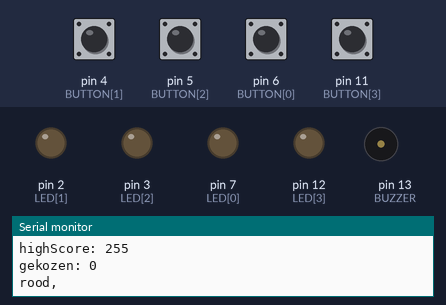
The sketch below on a simulated Arduino Uno, built with avr-gcc and run on an emulated ATmega328P. On the bench: output pins drawn as LEDs (lit = HIGH), buzzer (waves = sounding), the last lines printed to the serial monitor. Dashed ring = blinking. The inputs (shaded band) are chosen by the test bench; at power-on: pin 4 (BUTTON[1]), pin 5 (BUTTON[2]), pin 6 (BUTTON[0]), pin 11 (BUTTON[3]) HIGH. Random numbers use the default seed unless the sketch sets one.

Above: at 1.3 s.
1.4 s: pin 4 (BUTTON[1]) pulled LOW for 0.15 s
At 2.01 s:
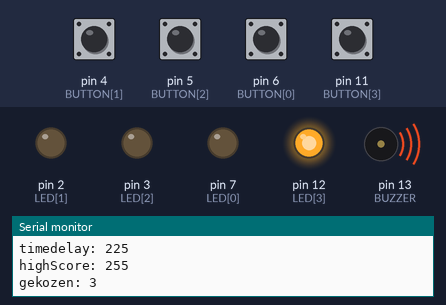
3.6 s: pin 11 (BUTTON[3]) pulled LOW for 0.15 s
At 4.55 s:
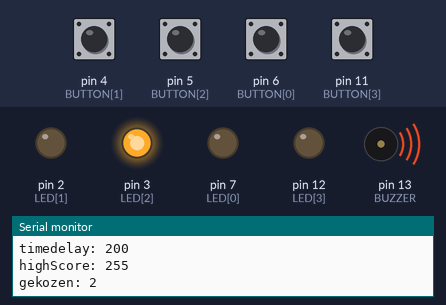
6.6 s: pin 5 (BUTTON[2]) pulled LOW for 1 s
At 8.41 s:
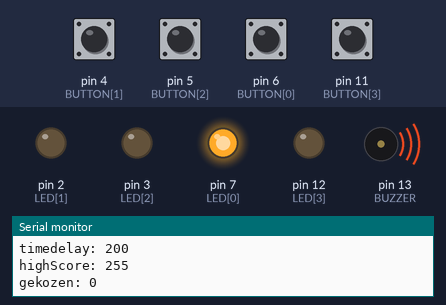
10.2 s: pin 6 (BUTTON[0]) pulled LOW for 1 s
At 10.3 s:
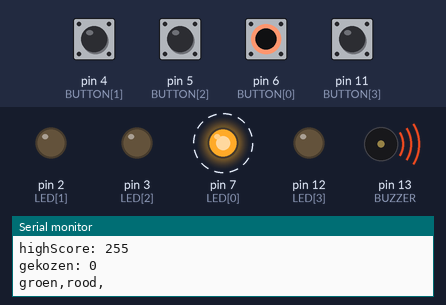
13.8 s: pin 11 (BUTTON[3]) pulled LOW for 1 s
At 14.76 s:
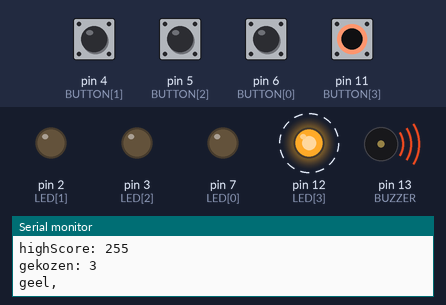
17.4 s: pin 4 (BUTTON[1]) driven LOW and pin 6 (BUTTON[0]) driven LOW
At 17.9 s:
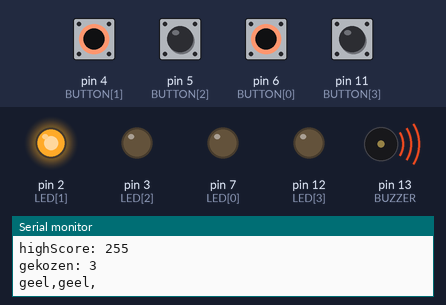
Timing chart, 0 to 21.4 s (numbered marks = the images above; inputs shaded):
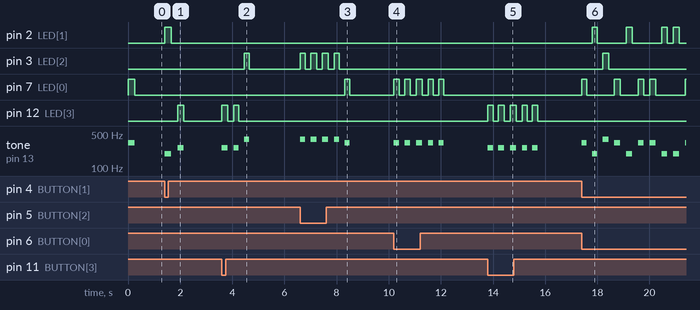

Measured:
- after the input at 1.4 s, pin 2 (LED[1]): LOW → HIGH at once, → LOW 0.25 s later; pin 12 (LED[3]): LOW → HIGH after 0.51 s, → LOW 0.23 s later; tone on pin 13 (BUZZER): silent → 196 Hz at once, → silent 0.25 s later, → 262 Hz 0.26 s later, → silent 0.23 s later
- after the input at 3.6 s, pin 3 (LED[2]): LOW → HIGH after 0.86 s, → LOW 0.20 s later; pin 12 (LED[3]): alternates HIGH for 0.21 s and LOW for 0.23 s, 4 changes in all, then stays LOW, starting at once; tone on pin 13 (BUZZER): plays 262 Hz for 0.23 s, 262 Hz for 0.20 s, 392 Hz for 0.20 s, starting at once
- after the input at 6.6 s, pin 3 (LED[2]): alternates HIGH for 0.21 s and LOW for 0.23 s, 8 changes in all, then stays LOW, starting at once; pin 7 (LED[0]): LOW → HIGH after 1.7 s, → LOW 0.20 s later; tone on pin 13 (BUZZER): plays 392 Hz for 0.20 s, 392 Hz for 0.23 s, 392 Hz for 0.23 s, 392 Hz for 0.20 s, 330 Hz for 0.20 s, starting at once
- after the input at 10.2 s, pin 7 (LED[0]): alternates HIGH for 0.20 s and LOW for 0.22 s, 10 changes in all, then stays LOW, starting at once; tone on pin 13 (BUZZER): alternates 330 Hz for 0.20 s and silent for 0.22 s, 10 changes in all, then stays silent, starting at once
- after the input at 13.8 s, pin 12 (LED[3]): alternates HIGH for 0.20 s and LOW for 0.22 s, 10 changes in all, then stays LOW, starting at once; tone on pin 13 (BUZZER): alternates 262 Hz for 0.20 s and silent for 0.22 s, 10 changes in all, then stays silent, starting at once
- after the input at 17.4 s, pin 2 (LED[1]): LOW → HIGH after 0.40 s, → LOW 0.20 s later, → HIGH 1.1 s later, → LOW 0.23 s later, … (8 changes in this stretch); pin 3 (LED[2]): LOW → HIGH after 0.81 s, → LOW 0.23 s later

The sketch:

simon_says_nieuw.ino
```cpp
#include <EEPROM.h>
int highScore;
const int LED[4] = {7, 2, 3, 12};
const int BUTTON[4] = {6, 4, 5, 11};
const int BUZZER = 13;
int buttonpress = 0;
int counter = 0;
int level = 1;
int pattern[100];
int check[100];
int timedelay = 250;

void setup() {
  pinMode(BUZZER, OUTPUT);
  for (int i = 0; i < 4; i++) {
    pinMode(BUTTON[i], INPUT_PULLUP);
  }
  for (int i = 0; i < 4; i++) {
    pinMode(LED[i], OUTPUT);
  }
  Serial.begin(9600);
  randomSeed(analogRead(0));
}

void loop() {
  highScore = EEPROM.read(0);
  Serial.print("highScore: ");
  Serial.println(highScore);
  makePattern();
  showPattern();
  //  Serial.print("pattern: ");
  for (int i = 0; i < level; i++) {
    //    Serial.print(pattern[i]);
    if (pattern[i] == 3)
    {
      Serial.print("geel");
    }
    if (pattern[i] == 2)
    {
      Serial.print("groen");
    }
    if (pattern[i] == 1)
    {
      Serial.print("blauw");
    }
    if (pattern[i] == 0)
    {
      Serial.print("rood");
    }
    Serial.print(",");
  }
  Serial.println(" ");
  inputCode();
  Serial.print("counter: ");
  Serial.println(counter);
  Serial.println(" ");
  if (counter == level) {
    if (timedelay > 100)
    {
      timedelay -= 25;
    }
    Serial.print("timedelay: ");
    Serial.println(timedelay);
    level++;
  } else {
    level = 0;
  }
}

int buttonpressed() {
  buttonpress = 5;
  while (buttonpress == 5) {
    for (int i = 0; i < 4; i++) {
      int lees = digitalRead(BUTTON[i]);
      if (lees == LOW) {
        if (i == 0) {
          tone(BUZZER, 330, timedelay);
        } else if (i == 1) {
          tone(BUZZER, 196, timedelay);
        } else if (i == 2) {
          tone(BUZZER, 392, timedelay);
        } else if (i == 3) {
          tone(BUZZER, 262, timedelay);
        }
        digitalWrite(LED[i], HIGH);
        delay(timedelay);
        digitalWrite(LED[i], LOW);
        delay(timedelay);
        buttonpress = i;
      }
    }
  }
  return buttonpress;
}

void makePattern() {
  long x = random(4);
  Serial.print("gekozen: ");
  Serial.println(x);
  pattern[level - 1] = x;
}

void showPattern() {
  for (int i = 0; i < level; i++) {
    if (pattern[i] == 0) {
      tone(BUZZER, 330, timedelay);
    } else if (pattern[i] == 1) {
      tone(BUZZER, 196, timedelay);
    } else if (pattern[i] == 2) {
      tone(BUZZER, 392, timedelay);
    } else if (pattern[i] == 3) {
      tone(BUZZER, 262, timedelay);
    }
    digitalWrite(LED[pattern[i]], HIGH);
    delay(timedelay);
    digitalWrite(LED[pattern[i]], LOW);
    delay(timedelay);
  }
}
void inputCode() {
  counter = 0;
  for (int i = 0; i < level; i++) {
    check[i] = buttonpressed();
    checkCode(i);
    Serial.print("button: ");
    Serial.println(check[i]);
  }
}
void checkCode(int i) {
  if (pattern[i] == check[i]) {
    counter++;
  }
  else if (pattern[i] != check[i])
  {
    timedelay = 250;
    level = 0;
  }
  if (level > highScore) {
    EEPROM.write(0, level - 1);
  }
}
```
